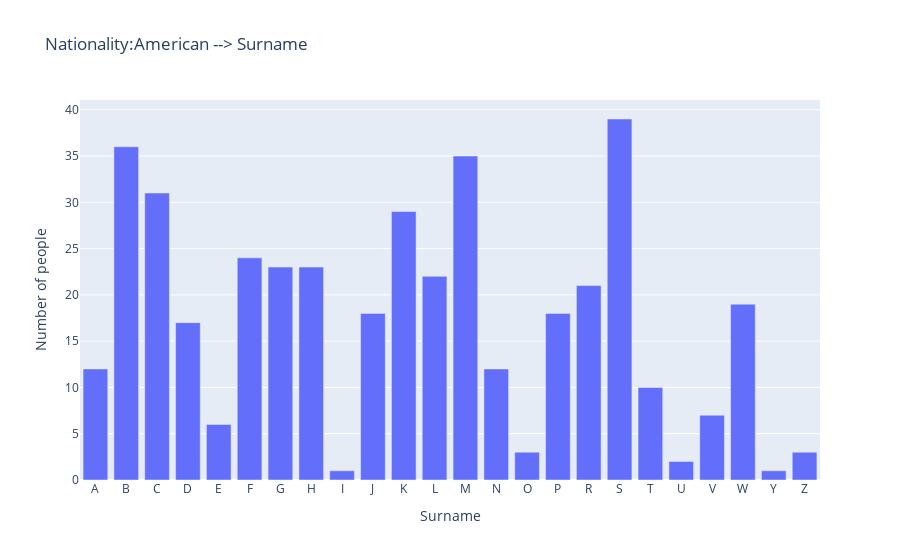

The code cell stored with this chart in its notebook:
### Markdown cell above
### Nationality:American -> Surname

### Code cell
selected_nationality = "American"
data_selected = getSelectedNationalityData(data, "nationality", selected_nationality)

x_label = "Surname"
y_label = "Number of people"
histogram_title = f"Nationality:American --> Surname"

selected_field = "name"
histogram_type = "surname"
ignore_list = [""]

if len(data_selected) > 0:

    histogram = create_histogram({"persons": data_selected}, x_label, y_label, histogram_title, entity_type, selected_field, ignore_list,histogram_type,0)
    histogram.show()

### Figure 1 — Plotly figure (JSON) as saved in the notebook; plotly's stock layout.template omitted (floating-point values rounded to 4 significant figures)
{"data": [{"alignmentgroup": "True", "hovertemplate": "Surname=%{x}<br>Number of people=%{y}<extra></extra>", "legendgroup": "", "marker": {"color": "#636efa", "pattern": {"shape": ""}}, "name": "", "offsetgroup": "", "orientation": "v", "showlegend": false, "textposition": "auto", "type": "bar", "x": ["A", "B", "C", "D", "E", "F", "G", "H", "I", "J", "K", "L", "M", "N", "O", "P", "R", "S", "T", "U", "V", "W", "Y", "Z"], "xaxis": "x", "y": [12, 36, 31, 17, 6, 24, 23, 23, 1, 18, 29, 22, 35, 12, 3, 18, 21, 39, 10, 2, 7, 19, 1, 3], "yaxis": "y"}], "layout": {"barmode": "relative", "legend": {"tracegroupgap": 0}, "title": {"text": "Nationality:American --> Surname"}, "xaxis": {"anchor": "y", "domain": [0, 1], "title": {"text": "Surname"}}, "yaxis": {"anchor": "x", "domain": [0, 1], "title": {"text": "Number of people"}}}}
